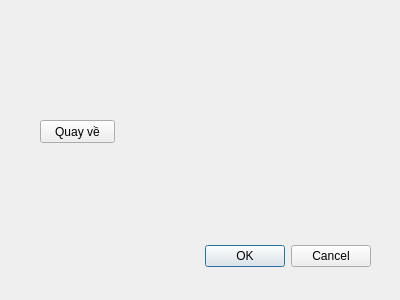
<?xml version="1.0" encoding="UTF-8"?>
<ui version="4.0">
 <class>Dialog2</class>
 <widget class="QDialog" name="Dialog2">
  <property name="geometry">
   <rect>
    <x>0</x>
    <y>0</y>
    <width>400</width>
    <height>300</height>
   </rect>
  </property>
  <property name="windowTitle">
   <string>Dialog</string>
  </property>
  <widget class="QDialogButtonBox" name="buttonBox">
   <property name="geometry">
    <rect>
     <x>30</x>
     <y>240</y>
     <width>341</width>
     <height>32</height>
    </rect>
   </property>
   <property name="orientation">
    <enum>Qt::Horizontal</enum>
   </property>
   <property name="standardButtons">
    <set>QDialogButtonBox::Cancel|QDialogButtonBox::Ok</set>
   </property>
  </widget>
  <widget class="QPushButton" name="pushButton">
   <property name="geometry">
    <rect>
     <x>40</x>
     <y>120</y>
     <width>75</width>
     <height>23</height>
    </rect>
   </property>
   <property name="text">
    <string>Quay về</string>
   </property>
  </widget>
 </widget>
 <resources/>
 <connections>
  <connection>
   <sender>buttonBox</sender>
   <signal>accepted()</signal>
   <receiver>Dialog2</receiver>
   <slot>accept()</slot>
   <hints>
    <hint type="sourcelabel">
     <x>248</x>
     <y>254</y>
    </hint>
    <hint type="destinationlabel">
     <x>157</x>
     <y>274</y>
    </hint>
   </hints>
  </connection>
  <connection>
   <sender>buttonBox</sender>
   <signal>rejected()</signal>
   <receiver>Dialog2</receiver>
   <slot>reject()</slot>
   <hints>
    <hint type="sourcelabel">
     <x>316</x>
     <y>260</y>
    </hint>
    <hint type="destinationlabel">
     <x>286</x>
     <y>274</y>
    </hint>
   </hints>
  </connection>
 </connections>
</ui>
